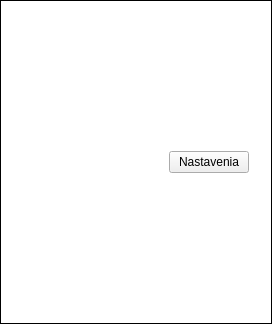
<?xml version="1.0" encoding="UTF-8"?>
<ui version="4.0">
 <class>CalendarClass</class>
 <widget class="QWidget" name="CalendarClass">
  <property name="geometry">
   <rect>
    <x>0</x>
    <y>0</y>
    <width>272</width>
    <height>324</height>
   </rect>
  </property>
  <property name="windowTitle">
   <string>Calendar</string>
  </property>
  <property name="styleSheet">
   <string notr="true">#CalendarClass {background-color: rgb(255, 255, 255);}</string>
  </property>
  <layout class="QVBoxLayout" name="verticalLayout_3">
   <property name="spacing">
    <number>0</number>
   </property>
   <property name="margin">
    <number>0</number>
   </property>
   <item>
    <widget class="QFrame" name="frame">
     <property name="enabled">
      <bool>true</bool>
     </property>
     <property name="styleSheet">
      <string notr="true"/>
     </property>
     <property name="frameShape">
      <enum>QFrame::Box</enum>
     </property>
     <property name="frameShadow">
      <enum>QFrame::Plain</enum>
     </property>
     <layout class="QVBoxLayout" name="layoutW">
      <item>
       <widget class="QStackedWidget" name="stackedWidget">
        <property name="maximumSize">
         <size>
          <width>16777215</width>
          <height>16777215</height>
         </size>
        </property>
        <property name="styleSheet">
         <string notr="true">#stackedWidget&gt;* {background-color: rgb(255, 255, 255);}</string>
        </property>
        <property name="currentIndex">
         <number>0</number>
        </property>
        <widget class="QWidget" name="page">
         <layout class="QVBoxLayout" name="verticalLayout">
          <item>
           <layout class="QHBoxLayout" name="horizontalLayout_2">
            <item>
             <spacer name="horizontalSpacer">
              <property name="orientation">
               <enum>Qt::Horizontal</enum>
              </property>
              <property name="sizeHint" stdset="0">
               <size>
                <width>40</width>
                <height>20</height>
               </size>
              </property>
             </spacer>
            </item>
            <item>
             <widget class="QPushButton" name="setButton">
              <property name="text">
               <string>Nastavenia</string>
              </property>
             </widget>
            </item>
           </layout>
          </item>
          <item>
           <layout class="QVBoxLayout" name="layout"/>
          </item>
         </layout>
        </widget>
        <widget class="QWidget" name="page_2">
         <layout class="QVBoxLayout" name="verticalLayout_2">
          <item>
           <layout class="QHBoxLayout" name="horizontalLayout_5">
            <item>
             <widget class="QPushButton" name="exitButton">
              <property name="text">
               <string>Koniec</string>
              </property>
             </widget>
            </item>
            <item>
             <spacer name="horizontalSpacer_2">
              <property name="orientation">
               <enum>Qt::Horizontal</enum>
              </property>
              <property name="sizeHint" stdset="0">
               <size>
                <width>40</width>
                <height>20</height>
               </size>
              </property>
             </spacer>
            </item>
            <item>
             <widget class="QPushButton" name="calButton">
              <property name="text">
               <string>Kalendar</string>
              </property>
             </widget>
            </item>
           </layout>
          </item>
          <item>
           <layout class="QHBoxLayout" name="horizontalLayout_3">
            <item>
             <widget class="QLabel" name="label">
              <property name="sizePolicy">
               <sizepolicy hsizetype="Preferred" vsizetype="Preferred">
                <horstretch>0</horstretch>
                <verstretch>0</verstretch>
               </sizepolicy>
              </property>
              <property name="text">
               <string>Pozicia:</string>
              </property>
             </widget>
            </item>
            <item>
             <widget class="QComboBox" name="pozBox"/>
            </item>
           </layout>
          </item>
          <item>
           <layout class="QHBoxLayout" name="horizontalLayout" stretch="0,0,0">
            <property name="topMargin">
             <number>0</number>
            </property>
            <property name="bottomMargin">
             <number>0</number>
            </property>
            <item>
             <widget class="QLabel" name="label_3">
              <property name="text">
               <string>Pocet</string>
              </property>
             </widget>
            </item>
            <item>
             <widget class="QSpinBox" name="spinBox"/>
            </item>
            <item>
             <widget class="QComboBox" name="comboBox">
              <item>
               <property name="text">
                <string>Tyzdnov</string>
               </property>
              </item>
              <item>
               <property name="text">
                <string>Mesiacov</string>
               </property>
              </item>
             </widget>
            </item>
           </layout>
          </item>
          <item>
           <layout class="QHBoxLayout" name="horizontalLayout_4">
            <item>
             <widget class="QLabel" name="label_2">
              <property name="sizePolicy">
               <sizepolicy hsizetype="Preferred" vsizetype="Preferred">
                <horstretch>0</horstretch>
                <verstretch>0</verstretch>
               </sizepolicy>
              </property>
              <property name="text">
               <string>Sviatok:</string>
              </property>
             </widget>
            </item>
            <item>
             <widget class="QDateEdit" name="dateEdit">
              <property name="displayFormat">
               <string>d.M.</string>
              </property>
             </widget>
            </item>
            <item>
             <widget class="QPushButton" name="addButton">
              <property name="text">
               <string>Pridat</string>
              </property>
             </widget>
            </item>
           </layout>
          </item>
          <item>
           <widget class="QListWidget" name="listView">
            <property name="maximumSize">
             <size>
              <width>234</width>
              <height>150</height>
             </size>
            </property>
            <property name="alternatingRowColors">
             <bool>true</bool>
            </property>
            <property name="selectionMode">
             <enum>QAbstractItemView::NoSelection</enum>
            </property>
            <property name="sortingEnabled">
             <bool>false</bool>
            </property>
           </widget>
          </item>
         </layout>
        </widget>
       </widget>
      </item>
     </layout>
    </widget>
   </item>
  </layout>
 </widget>
 <layoutdefault spacing="6" margin="11"/>
 <resources/>
 <connections/>
</ui>
